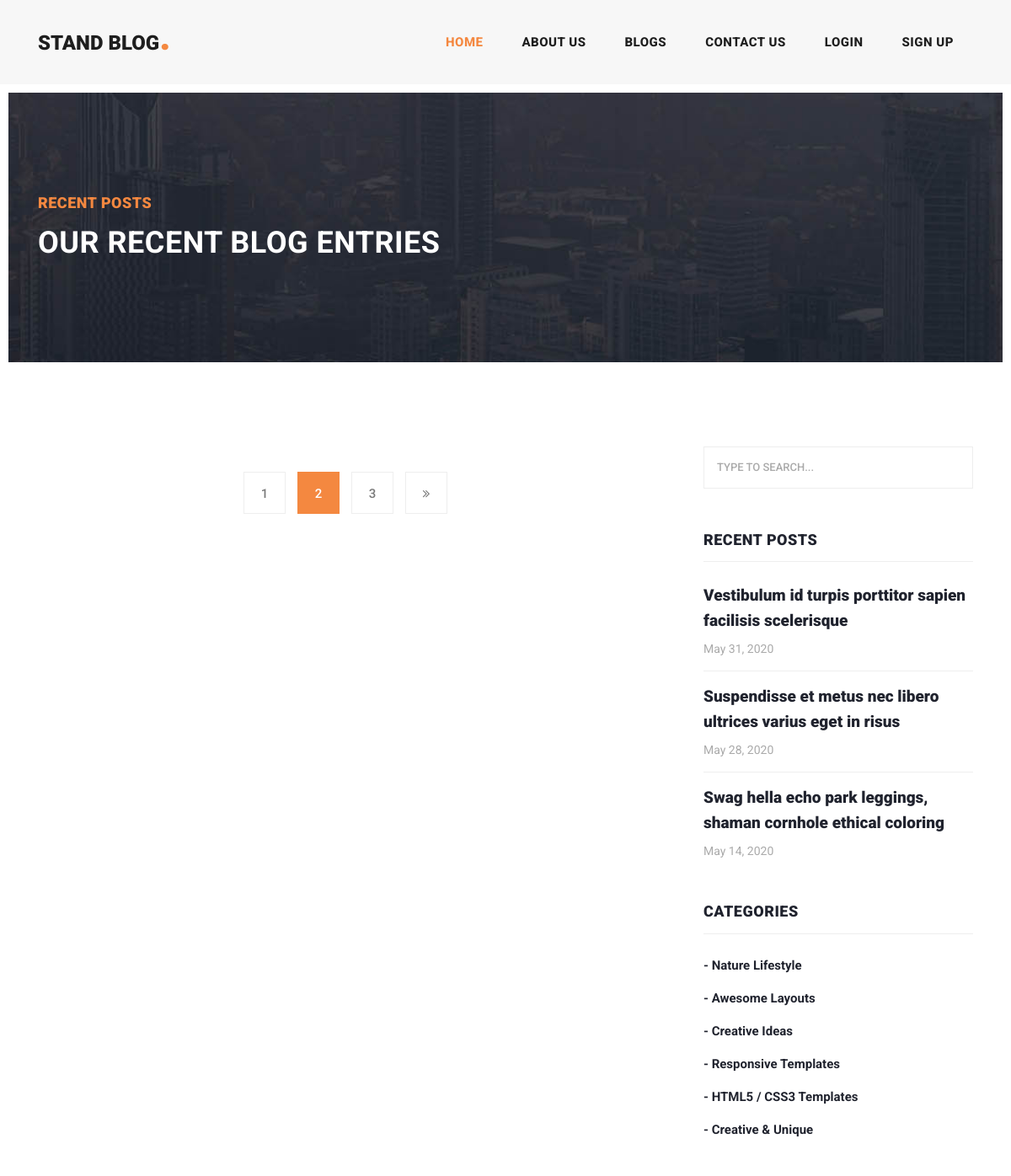
The app's page /blogs/ (upper part), older data.
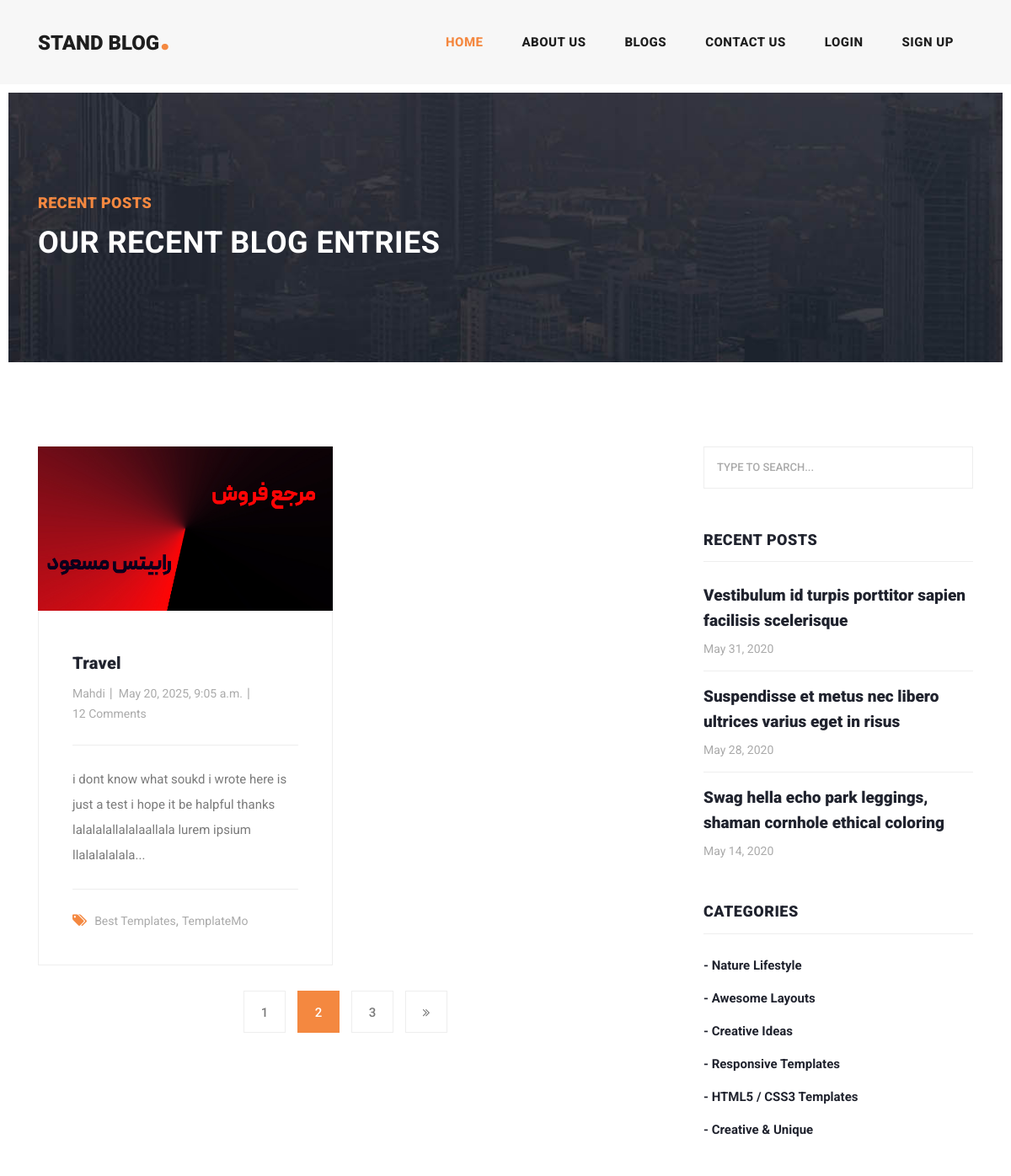
The same page, newer data.
### homePageApp/models.py (models this page shows, shortened)
class blog(models.Model):
    title = models.CharField(max_length=100)
    category = models.ManyToManyField(category)
    content = models.TextField()
    description = models.TextField(editable=True,blank=True ,help_text="its gonna be auto full")
    author = models.ForeignKey(User,on_delete=models.SET_NULL, null=True)
    created_at = models.DateTimeField(auto_now_add=True)
    updated_at = models.DateTimeField(auto_now=True)
    image=models.ImageField(upload_to="images/blogs")
    views = models.IntegerField(default=0)

### homePageApp/views.py (the view)
# urls.py: path('blogs/',views.blogs,name="blogs"),
def blogs(request):
    blogs=blogg.objects.all()
    context={'blogs':blogs}
    return render(request,"homePageApp/blog.html",context)

### homePageApp/templates/homePageApp/blog.html (shortened to what the changed rows need)
{% load static %}
<!DOCTYPE html>
<html lang="en">
  <head>
    <link
      href="{% static 'vendor/bootstrap/css/bootstrap.min.css' %}"
      rel="stylesheet"
    />
    <link rel="stylesheet" href="{% static 'css/fontawesome.css' %}" />
    <link
      rel="stylesheet"
      href="{% static 'css/templatemo-stand-blog.css' %}"
    />
    <link rel="stylesheet" href="{% static 'css/owl.css' %}" />
  </head>
  <body>
    {% include "homePageApp/header.html" %}
    <div class="heading-page header-text">
      <section class="page-heading">
        <div class="container">
          <div class="row">
            <div class="col-lg-12">
              <div class="text-content">
                <h2>Our Recent Blog Entries</h2>
              </div>
            </div>
          </div>
        </div>
      </section>
    </div>
    <section class="blog-posts grid-system">
      <div class="container">
        <div class="row">
          <div class="col-lg-8">
            <div class="all-blog-posts">
              <div class="row">
                <div class="col-lg-6">
                  <div class="blog-post">
                    {% for blog in blogs %}
                    <div class="blog-post">
                      <div class="blog-thumb">
                        <img
                          src="{{ blog.image.url }}"
                          alt="{{ blog.title }}"
                        />
                      </div>
                      <div class="down-content">
                        <a href="{% url 'blog_with_id' blog.id %}"
                          ><h4>{{blog.title}}</h4></a
                        >
                        <ul class="post-info">
                          <li><a href="#">{{blog.author}}</a></li>
                          <li><a href="#">{{blog.updated_at}}</a></li>
                          <li><a href="#">12 Comments</a></li>
                        </ul>
                        <p>{{blog.description}}</p>
                        <div class="post-options">
                          <div class="row">
                            <div class="col-lg-12">
                              <ul class="post-tags">
                                <li><i class="fa fa-tags"></i></li>
                                <li><a href="#">Best Templates</a>,</li>
                                <li><a href="#">TemplateMo</a></li>
                              </ul>
                            </div>
                          </div>
                        </div>
                      </div>
                    </div>
                    {% endfor %} {% comment %} end of post {% endcomment %}
                  </div>
                </div>
              </div>
            </div>
          </div>
          <div class="col-lg-4">
            <div class="sidebar">
              <div class="row">
                <div class="col-lg-12">
                  <div class="sidebar-item recent-posts">
                    <div class="sidebar-heading">
                      <h2>Recent Posts</h2>
                    </div>
                  </div>
                </div>
                <div class="col-lg-12">
                  <div class="sidebar-item categories">
                    <div class="sidebar-heading">
                      <h2>Categories</h2>
                    </div>
                  </div>
                </div>
              </div>
            </div>
          </div>
        </div>
      </div>
    </section>
  </body>
</html>

Row changes from the older to the newer data that the page shows:
added blog: image (picture), title "Travel", author "Mahdi", updated_at "May 20, 2025, 9:05 a.m.", description "i dont know what soukd i wrote here is just a test i hope it be halpful thanks lalalalallalalaallala lurem ipsium llalalalalala..."
